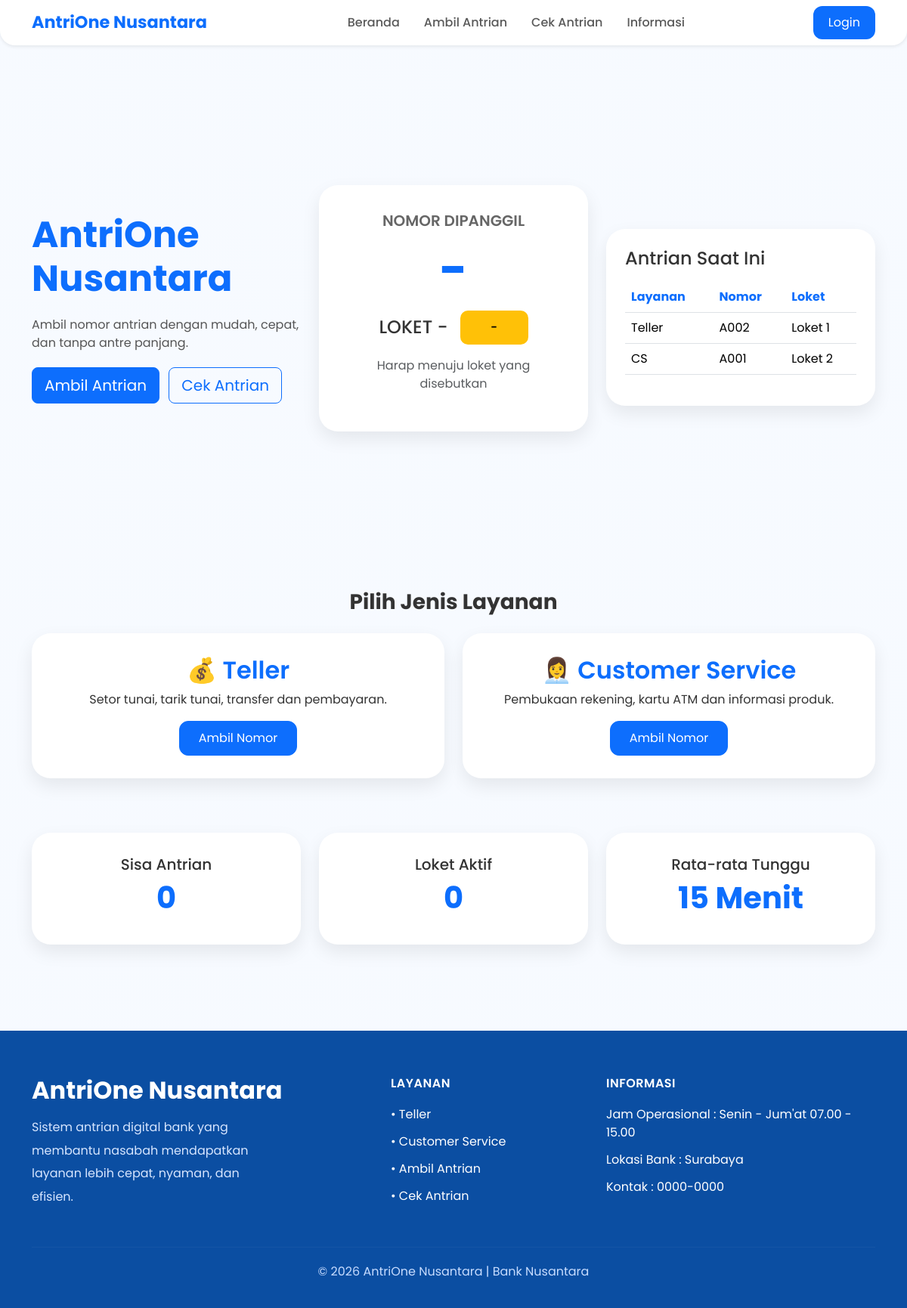
The page / on the database its author committed.
### tables this page shows
CREATE TABLE `antrian` (
  `id_antrian` int(11) NOT NULL,
  `nomor_antrian` varchar(10) DEFAULT NULL,
  `waktu_ambil` datetime DEFAULT NULL,
  `status` enum('Menunggu','Dipanggil','Selesai','Dibatalkan') DEFAULT NULL,
  `id_nasabah` int(11) DEFAULT NULL,
  `id_layanan` int(11) DEFAULT NULL,
  `id_petugas` int(11) DEFAULT NULL,
  `id_admin` int(11) DEFAULT NULL,
  `loket` varchar(50) DEFAULT NULL
);

CREATE TABLE `layanan` (
  `id_layanan` int(11) NOT NULL,
  `nama_layanan` varchar(10) DEFAULT NULL,
  `deskripsi` enum('Setor/Tarik Tunai','Konsultasi') DEFAULT NULL
);

### index.php (the view, shortened to what this page needs)
<?php
include 'koneksi.php';
$query = mysqli_query(
    $conn,
    "SELECT a.*, l.nama_layanan
     FROM antrian a
     JOIN layanan l
     ON a.id_layanan = l.id_layanan
     WHERE a.status='Dipanggil'
     ORDER BY a.id_antrian DESC
     LIMIT 1"
);
$data = mysqli_fetch_assoc($query);
if(!$data){
    $data = [
        'nomor_antrian' => '-',
        'id_layanan' => '-',
        'nama_layanan' => '-'
    ];
}
$nomor = $data['nomor_antrian'];
$layanan = $data['nama_layanan'];
if($data['id_layanan'] == 1){
    $loket = "1";
}elseif($data['id_layanan'] == 2){
    $loket = "2";
}else{
    $loket = "-";
}
$result_total = mysqli_query(
    $conn,
    "SELECT COUNT(*) AS total
     FROM antrian
     WHERE status != 'Selesai'"
);
$total_antrian =
mysqli_fetch_assoc($result_total)['total'] ?? 0;
$result_loket = mysqli_query(
    $conn,
    "SELECT COUNT(DISTINCT id_layanan) AS total
     FROM antrian
     WHERE status='Dipanggil'"
);
$loket_aktif =
mysqli_fetch_assoc($result_loket)['total'] ?? 0;
$rata_waktu = 15;
?>
<!DOCTYPE html>
<html lang="id">
<head>
    <link href="https://cdn.jsdelivr.net/npm/bootstrap@5.3.3/dist/css/bootstrap.min.css" rel="stylesheet">
    <link rel="stylesheet" href="style.css">
</head>
<body>
    <nav class="navbar navbar-expand-lg navbar-light bg-white shadow-sm sticky-top">
        <div class="container">
            <a class="navbar-brand fw-bold text-primary" href="#">
                AntriOne Nusantara
            </a>
            <div class="collapse navbar-collapse" id="menu">
                <ul class="navbar-nav mx-auto">
                    <li class="nav-item">
                        <a class="nav-link" href="index.php">
                            Beranda
                        </a>
                    </li>
                    <li class="nav-item">
                        <a class="nav-link" href="ambilAntrian.php">
                            Ambil Antrian
                        </a>
                    </li>
                    <li class="nav-item">
                        <a class="nav-link" href="cekAntrian.php">
                            Cek Antrian
                        </a>
                    </li>
                    <li class="nav-item">
                        <a class="nav-link" href="informasi.php">
                            Informasi
                        </a>
                    </li>
                </ul>
                <a href="login.php" class="btn btn-login">
                    Login
                </a>
            </div>
        </div>
    </nav>
    <section class="hero py-5">
        <div class="container">
            <div class="row align-items-center">
                <div class="col-lg-4 mb-4">
                    <h1 class="hero-title">
                        AntriOne Nusantara
                    </h1>
                    <p class="hero-text">
                        Ambil nomor antrian dengan mudah,
                        cepat, dan tanpa antre panjang.
                    </p>
                    <a href="ambilAntrian.php"
                        class="btn btn-primary btn-lg me-2">
                        Ambil Antrian
                    </a>
                    <a href="cekAntrian.php"
                        class="btn btn-outline-primary btn-lg">
                        Cek Antrian
                    </a>
                </div>
                <div class="col-lg-4 mb-4">
                    <div class="queue-card text-center">
                        <h5 class="badge-title">
                            NOMOR DIPANGGIL
                        </h5>
                        <h1 class="queue-number">
                            <?= $nomor ?>
                        </h1>
                        <div class="d-flex justify-content-center align-items-center gap-3">
                            <h4 class="mb-0">
                                LOKET <?= htmlspecialchars($loket) ?>
                            </h4>
                            <span class="teller-badge">
                                <?= htmlspecialchars($layanan) ?>
                            </span>
                        </div>
                        <p class="mt-3 text-muted">
                            Harap menuju loket yang disebutkan
                        </p>
                    </div>
                </div>
                <div class="col-lg-4">
                    <div class="table-card">
                        <h4 class="mb-3">
                            Antrian Saat Ini
                        </h4>
                        <table class="table">
                            <thead>
                                <tr>
                                    <th>Layanan</th>
                                    <th>Nomor</th>
                                    <th>Loket</th>
                                </tr>
                            </thead>
                            <tbody>
<?php
$query = mysqli_query(
    $conn,
    "SELECT
        a.nomor_antrian,
        a.id_layanan,
        l.nama_layanan
     FROM antrian a
     JOIN layanan l
     ON a.id_layanan = l.id_layanan
     ORDER BY a.id_antrian DESC"
);
while($row = mysqli_fetch_assoc($query)){
?>
<tr>
    <td>
        <?= htmlspecialchars($row['nama_layanan']) ?>
    </td>
    <td>
        <?= htmlspecialchars($row['nomor_antrian']) ?>
    </td>
    <td>
        <?php
        if($row['id_layanan'] == 1){
            echo "Loket 1";
        }elseif($row['id_layanan'] == 2){
            echo "Loket 2";
        }else{
            echo "-";
        }
        ?>
    </td>
</tr>
<?php } ?>
</tbody>
                        </table>
                    </div>
                </div>
            </div>
        </div>
    </section>
    <section class="pb-5">
        <div class="container">
            <h3 class="text-center fw-bold mb-4">
                Pilih Jenis Layanan
            </h3>
            <div class="row">
                <div class="col-md-6 mb-4">
                    <div class="service-card">
                        <h2>
                            💰 Teller
                        </h2>
                        <p>
                            Setor tunai, tarik tunai,
                            transfer dan pembayaran.
                        </p>
                        <button class="btn btn-primary">
                            Ambil Nomor
                        </button>
                    </div>
                </div>
                <div class="col-md-6 mb-4">
                    <div class="service-card">
                        <h2>
                            👩‍💼 Customer Service
                        </h2>
                        <p>
                            Pembukaan rekening,
                            kartu ATM dan informasi produk.
                        </p>
                        <button class="btn btn-primary">
                            Ambil Nomor
                        </button>
                    </div>
                </div>
            </div>
        </div>
    </section>
    <section class="pb-5">
        <div class="container">
            <div class="row">
                <div class="col-md-4 mb-3">
                    <div class="stats-card text-center">
                        <h5>Sisa Antrian</h5>
                        <h1><?= $total_antrian ?></h1>
                    </div>
                </div>
                <div class="col-md-4 mb-3">
                    <div class="stats-card text-center">
                        <h5>Loket Aktif</h5>
                        <h1><?= $loket_aktif ?></h1>
                    </div>
                </div>
                <div class="col-md-4 mb-3">
                    <div class="stats-card text-center">
                        <h5>Rata-rata Tunggu</h5>
                        <h1><?= $rata_waktu ?> Menit</h1>
                    </div>
                </div>
            </div>
        </div>
    </section>
    <footer class="footer">
        <div class="container">
            <div class="row gy-4 justify-content-between">
                <div class="col-lg-5 col-md-12">
                    <h3 class="footer-logo">
                        AntriOne Nusantara
                    </h3>
                    <p class="footer-desc">
                        Sistem antrian digital bank yang membantu
                        nasabah mendapatkan layanan lebih cepat,
                        nyaman, dan efisien.
                    </p>
                </div>
                <div class="col-lg-3 col-md-6">
                    <h6 class="footer-title">
                        Layanan
                    </h6>
                    <ul class="footer-link">
                        <li>• Teller</li>
                        <li>• Customer Service</li>
                        <li>• Ambil Antrian</li>
                        <li>• Cek Antrian</li>
                    </ul>
                </div>
                <div class="col-lg-4 col-md-6">
                    <h6 class="footer-title">
                        Informasi
                    </h6>
                    <ul class="footer-link">
                        <li>Jam Operasional : Senin - Jum'at 07.00 - 15.00</li>
                        <li>Lokasi Bank : Surabaya</li>
                        <li>Kontak : 0000-0000</li>
                    </ul>
                </div>
            </div>
            <hr class="footer-line">
            <div class="footer-bottom">
                <p>
                    © 2026 AntriOne Nusantara | Bank Nusantara
                </p>
            </div>
        </div>
    </footer>
</body>
</html>

### style.css (style rules this page uses)
body { font-family:'Poppins', sans-serif; color:#333; background-image: linear-gradient( rgba(245,249,255,0.82), rgba(245,249,255,0.82) ), url('image/Background halaman utama.png'); background-size:cover; background-position:center; background-repeat:no-repeat; background-attachment:fixed; }
.navbar { border-radius:0 0 20px 20px; }
.navbar-brand { font-size:1.4rem; }
.nav-link { font-weight:500; margin:0 8px; transition:.3s; }
.btn-login { background:#0d6efd; color:white; border-radius:12px; padding:10px 20px; border:none; transition:.3s; }
.hero { min-height:90vh; display:flex; align-items:center; }
.hero-title { font-size:3rem; font-weight:700; color:#0d6efd; }
.hero-text { font-size:1rem; color:#555; margin:20px 0; }
.queue-card { background:white; padding:35px; border-radius:25px; box-shadow:0 10px 25px rgba(0,0,0,.08); }
.badge-title { color:#666; font-weight:600; }
.queue-number { font-size:4rem; font-weight:700; color:#0d6efd; margin:15px 0; }
.teller-badge { background:#FFC107; color:#000; width:90px; height:45px; display:flex; justify-content:center; align-items:center; font-size:15px; font-weight:600; border-radius:10px; }
.table-card { background:white; border-radius:25px; padding:25px; box-shadow:0 10px 25px rgba(0,0,0,.08); }
.table th { color:#0d6efd; }
.service-card { background:white; padding:30px; border-radius:25px; text-align:center; box-shadow:0 10px 25px rgba(0,0,0,.08); transition:.3s; }
.service-card h2 { color:#0d6efd; font-weight:600; }
.service-card .btn { border-radius:12px; padding:10px 25px; }
.stats-card { background:white; border-radius:25px; padding:30px; box-shadow:0 10px 25px rgba(0,0,0,.08); transition:.3s; }
.stats-card h1 { color:#0d6efd; font-weight:700; }
.footer { background:#0B4EA2; color:white; padding:60px 0 20px; margin-top:50px; }
.footer-logo { font-weight:700; font-size:2rem; margin-bottom:15px; }
.footer-desc { color:#d7e6ff; line-height:1.9; max-width:330px; }
.footer-title { font-weight:600; margin-bottom:20px; text-transform:uppercase; letter-spacing:.5px; }
.footer-link { list-style:none; padding:0; }
.footer-link li { margin-bottom:12px; }
.footer-line { border-color:rgba(255,255,255,.15); margin:35px 0 20px; }
.footer-bottom { text-align:center; color:#c7dcff; }

### rows shown on the page
antrian: id_layanan.nama_layanan "Teller", nomor_antrian "A002", shows "Loket 1"
antrian: id_layanan.nama_layanan "CS", nomor_antrian "A001", shows "Loket 2"

### other values the page prints
$nomor "-"
$loket "-"
$layanan "-"
$total_antrian "0"
$loket_aktif "0"
$rata_waktu "15"
